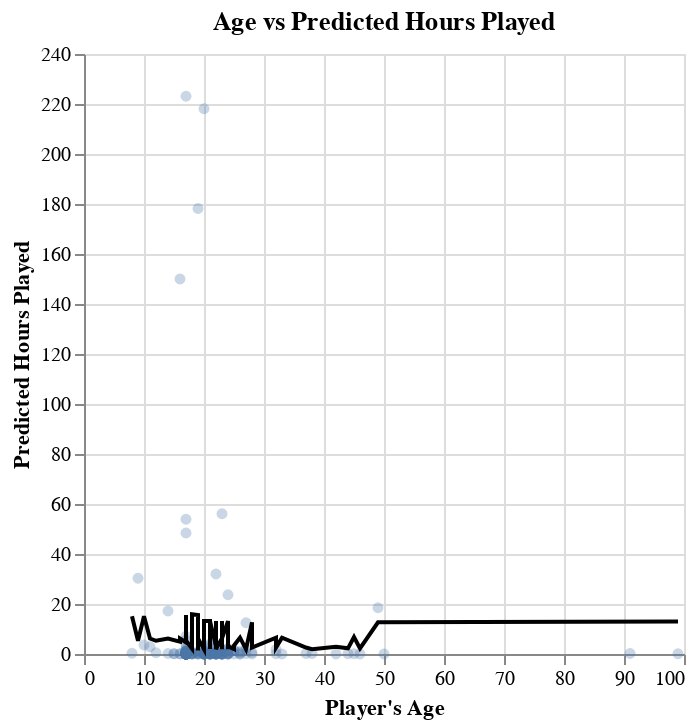

Notebook code cell kept with this figure:
### Markdown cell above
We then created a visualization of the predictions created by our model by first producing a scatter plot of our data points, and then creating a line of the predictions of hours played by our model.

### Code cell
base_plot = alt.Chart(players_clean).mark_circle(opacity = 0.3).encode(
    x = alt.X("age").title("Player's Age"),
    y = alt.Y("played_hours").title("Predicted Hours Played")
)

players_line = alt.Chart(players_preds).mark_line(color = "black").encode(
    x = "age", 
    y = "predictions"
)

players_graph = alt.layer(base_plot, players_line, title = "Age vs Predicted Hours Played")
players_graph

### Figure 1 — Vega-Lite specification as saved in the notebook (floating-point values rounded to 4 significant figures; data arrays with more than 128 entries replaced by an {"elided": "..."} marker saying what was removed)
{"config": {"view": {"continuousWidth": 300, "continuousHeight": 300}}, "layer": [{"data": {"name": "data-afdbc6f66bc1223d69ec7db114068ecb"}, "mark": {"type": "circle", "opacity": 0.3}, "encoding": {"x": {"field": "age", "title": "Player's Age", "type": "quantitative"}, "y": {"field": "played_hours", "title": "Predicted Hours Played", "type": "quantitative"}}}, {"data": {"name": "data-ba6d2a3aee4a18ae3fd80808190533fc"}, "mark": {"type": "line", "color": "black"}, "encoding": {"x": {"field": "age", "type": "quantitative"}, "y": {"field": "predictions", "type": "quantitative"}}}], "title": "Age vs Predicted Hours Played", "$schema": "https://vega.github.io/schema/vega-lite/v5.20.1.json", "datasets": {"data-afdbc6f66bc1223d69ec7db114068ecb": {"elided": "196 records"}, "data-ba6d2a3aee4a18ae3fd80808190533fc": {"elided": "147 records"}}}
